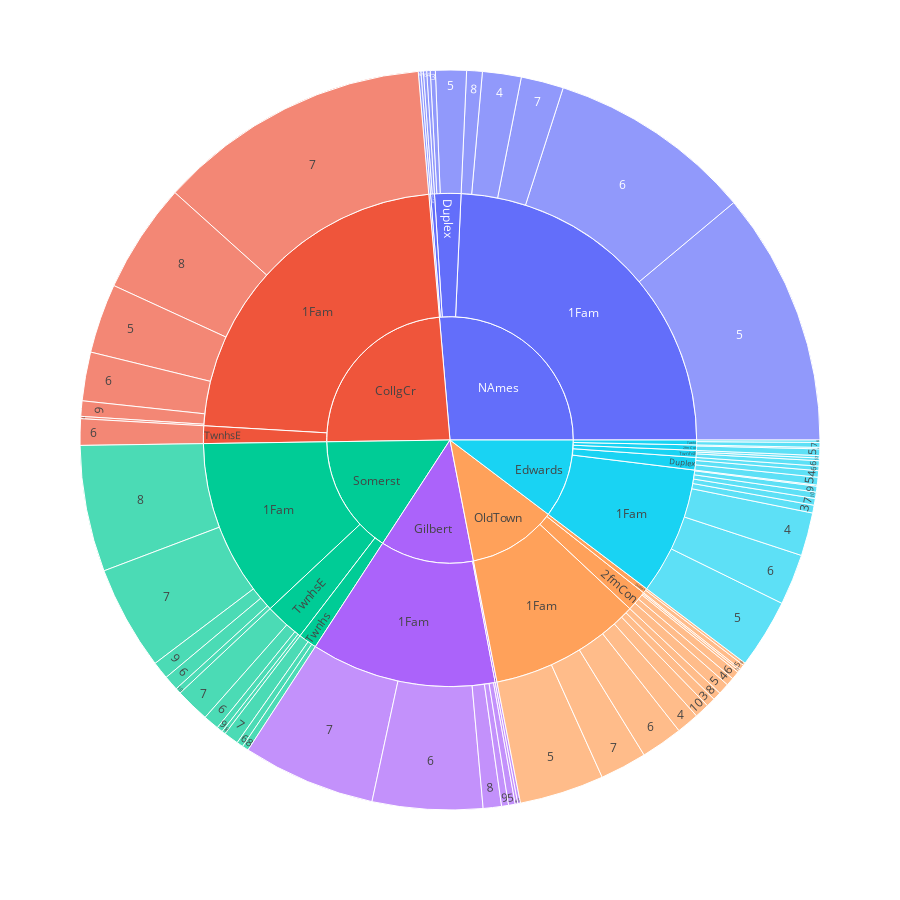

The cell this chart's notebook holds for it:
### Markdown cell above
Building Sunbursts
- Pie charts with additional detail about the hierarchy of multiple components.
- For example, each neighborhood (high level - L1) can have multiple houses with different building types (L2) and quality categories (L3)

### Code cell
fig = px.sunburst(data_frame=df_largest_neighborhoods,
                  path=['Neighborhood', 'BldgType', 'OverallQual'],
                  values='SalePrice',
                  width=900,
                  height=900)
fig.show()

### Figure 1 — Plotly figure (JSON) as saved in the notebook; plotly's stock layout.template omitted (floating-point values rounded to 4 significant figures)
{"data": [{"branchvalues": "total", "domain": {"x": [0, 1], "y": [0, 1]}, "hovertemplate": "labels=%{label}<br>SalePrice=%{value}<br>parent=%{parent}<br>id=%{id}<extra></extra>", "ids": ["Edwards/1Fam/1", "Edwards/1Fam/3", "OldTown/1Fam/3", "OldTown/2fmCon/3", "NAmes/Duplex/3", "CollgCr/1Fam/4", "Edwards/1Fam/4", "Gilbert/1Fam/4", "NAmes/1Fam/4", "OldTown/1Fam/4", "Edwards/2fmCon/4", "OldTown/2fmCon/4", "Edwards/Duplex/4", "NAmes/Duplex/4", "CollgCr/1Fam/5", "Edwards/1Fam/5", "Gilbert/1Fam/5", "NAmes/1Fam/5", "OldTown/1Fam/5", "Edwards/2fmCon/5", "Gilbert/2fmCon/5", "OldTown/2fmCon/5", "Edwards/Duplex/5", "NAmes/Duplex/5", "OldTown/Duplex/5", "Edwards/TwnhsE/5", "CollgCr/1Fam/6", "Edwards/1Fam/6", "Gilbert/1Fam/6", "NAmes/1Fam/6", "OldTown/1Fam/6", "Somerst/1Fam/6", "NAmes/2fmCon/6", "OldTown/2fmCon/6", "Edwards/Duplex/6", "OldTown/Duplex/6", "Edwards/Twnhs/6", "Somerst/Twnhs/6", "CollgCr/TwnhsE/6", "Edwards/TwnhsE/6", "NAmes/TwnhsE/6", "Somerst/TwnhsE/6", "CollgCr/1Fam/7", "Edwards/1Fam/7", "Gilbert/1Fam/7", "NAmes/1Fam/7", "OldTown/1Fam/7", "Somerst/1Fam/7", "OldTown/2fmCon/7", "Edwards/Twnhs/7", "Somerst/Twnhs/7", "Edwards/TwnhsE/7", "NAmes/TwnhsE/7", "Somerst/TwnhsE/7", "CollgCr/1Fam/8", "Gilbert/1Fam/8", "NAmes/1Fam/8", "OldTown/1Fam/8", "Somerst/1Fam/8", "Somerst/Twnhs/8", "Somerst/TwnhsE/8", "CollgCr/1Fam/9", "Edwards/1Fam/9", "Gilbert/1Fam/9", "Somerst/1Fam/9", "Somerst/TwnhsE/9", "Edwards/1Fam/10", "OldTown/1Fam/10", "Somerst/1Fam/10", "CollgCr/1Fam", "Edwards/1Fam", "Gilbert/1Fam", "NAmes/1Fam", "OldTown/1Fam", "Somerst/1Fam", "Edwards/2fmCon", "Gilbert/2fmCon", "NAmes/2fmCon", "OldTown/2fmCon", "Edwards/Duplex", "NAmes/Duplex", "OldTown/Duplex", "Edwards/Twnhs", "Somerst/Twnhs", "CollgCr/TwnhsE", "Edwards/TwnhsE", "NAmes/TwnhsE", "Somerst/TwnhsE", "CollgCr", "Edwards", "Gilbert", "NAmes", "OldTown", "Somerst"], "labels": ["1", "3", "3", "3", "3", "4", "4", "4", "4", "4", "4", "4", "4", "4", "5", "5", "5", "5", "5", "5", "5", "5", "5", "5", "5", "5", "6", "6", "6", "6", "6", "6", "6", "6", "6", "6", "6", "6", "6", "6", "6", "6", "7", "7", "7", "7", "7", "7", "7", "7", "7", "7", "7", "7", "8", "8", "8", "8", "8", "8", "8", "9", "9", "9", "9", "9", "10", "10", "10", "1Fam", "1Fam", "1Fam", "1Fam", "1Fam", "1Fam", "2fmCon", "2fmCon", "2fmCon", "2fmCon", "Duplex", "Duplex", "Duplex", "Twnhs", "Twnhs", "TwnhsE", "TwnhsE", "TwnhsE", "TwnhsE", "CollgCr", "Edwards", "Gilbert", "NAmes", "OldTown", "Somerst"], "name": "", "parents": ["Edwards/1Fam", "Edwards/1Fam", "OldTown/1Fam", "OldTown/2fmCon", "NAmes/Duplex", "CollgCr/1Fam", "Edwards/1Fam", "Gilbert/1Fam", "NAmes/1Fam", "OldTown/1Fam", "Edwards/2fmCon", "OldTown/2fmCon", "Edwards/Duplex", "NAmes/Duplex", "CollgCr/1Fam", "Edwards/1Fam", "Gilbert/1Fam", "NAmes/1Fam", "OldTown/1Fam", "Edwards/2fmCon", "Gilbert/2fmCon", "OldTown/2fmCon", "Edwards/Duplex", "NAmes/Duplex", "OldTown/Duplex", "Edwards/TwnhsE", "CollgCr/1Fam", "Edwards/1Fam", "Gilbert/1Fam", "NAmes/1Fam", "OldTown/1Fam", "Somerst/1Fam", "NAmes/2fmCon", "OldTown/2fmCon", "Edwards/Duplex", "OldTown/Duplex", "Edwards/Twnhs", "Somerst/Twnhs", "CollgCr/TwnhsE", "Edwards/TwnhsE", "NAmes/TwnhsE", "Somerst/TwnhsE", "CollgCr/1Fam", "Edwards/1Fam", "Gilbert/1Fam", "NAmes/1Fam", "OldTown/1Fam", "Somerst/1Fam", "OldTown/2fmCon", "Edwards/Twnhs", "Somerst/Twnhs", "Edwards/TwnhsE", "NAmes/TwnhsE", "Somerst/TwnhsE", "CollgCr/1Fam", "Gilbert/1Fam", "NAmes/1Fam", "OldTown/1Fam", "Somerst/1Fam", "Somerst/Twnhs", "Somerst/TwnhsE", "CollgCr/1Fam", "Edwards/1Fam", "Gilbert/1Fam", "Somerst/1Fam", "Somerst/TwnhsE", "Edwards/1Fam", "OldTown/1Fam", "Somerst/1Fam", "CollgCr", "Edwards", "Gilbert", "NAmes", "OldTown", "Somerst", "Edwards", "Gilbert", "NAmes", "OldTown", "Edwards", "NAmes", "OldTown", "Edwards", "Somerst", "CollgCr", "Edwards", "NAmes", "Somerst", "", "", "", "", "", ""], "type": "sunburst", "values": [61000, 426100, 496475, 95000, 273900, 123600, 2348650, 141000, 2105308, 1227071, 80000, 434750, 350000, 191800, 3776050, 3765700, 361140, 13797825, 4596080, 360000, 145000, 602900, 424900, 1677360, 264500, 145000, 2647722, 2770470, 5988307, 11153200, 2278504, 814800, 140000, 433900, 246000, 144000, 130000, 354500, 1434700, 288000, 181000, 855233, 14898651, 363900, 7226059, 2314200, 2543279, 5678013, 122000, 267500, 806800, 130000, 133000, 1866252, 5977143, 996500, 848000, 451000, 6869658, 346500, 197000, 837000, 320000, 377500, 955010, 328900, 344750, 800000, 310000, 28260166, 10400570, 15090506, 30218533, 12392409, 14627481, 440000, 145000, 140000, 1688550, 1020900, 2143060, 408500, 397500, 1507800, 1434700, 563000, 314000, 3247385, 29694866, 12821970, 15235506, 32815593, 14489459, 19382666]}], "layout": {"height": 900, "legend": {"tracegroupgap": 0}, "margin": {"t": 60}, "width": 900}}
